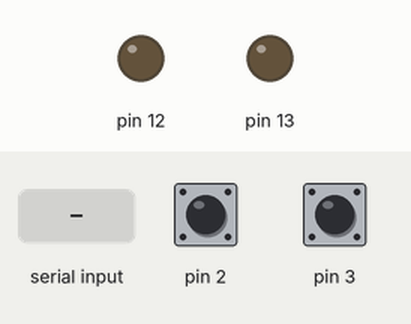
Simulated run of this sketch. Board: Arduino Uno, built with avr-gcc and run on an emulated ATmega328P. Shown: output pins drawn as LEDs (lit = HIGH). Inputs (shaded band) come from the test bench; at power-on: pin 2 HIGH, pin 3 HIGH. What the sketch prints to the serial monitor is not drawn.

Above: at 1.2 s.
1.3 s: "t\n" received over Serial
2.8 s: "1\n" received over Serial
Timing chart, 0 to 5.8 s (numbered marks = the images above; inputs shaded):
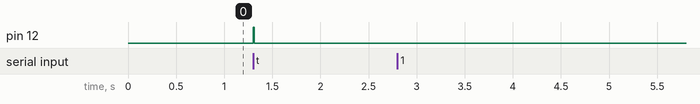

The sketch:

doublecoiltiming.ino
```cpp
#include <stdarg.h>

void p(char *fmt, ... ){
        char buf[128]; // resulting string limited to 128 chars
        va_list args;
        va_start (args, fmt );
        vsnprintf(buf, 128, fmt, args);
        va_end (args);
        Serial.print(buf);
}


#define TRIGGERTIME1 (11)
#define TRIGGERTIME2 (11)

volatile unsigned char autoOffCnt0 = 0;
volatile unsigned char autoOffCnt1 = 0;

void setup()
{
  pinMode(13,OUTPUT);
  pinMode(12,OUTPUT);
  pinMode(11,OUTPUT);
  digitalWrite(13,LOW);
  digitalWrite(12,LOW);
  digitalWrite(11,LOW);
  attachInterrupt(0, lb0, FALLING); // 3
  attachInterrupt(1, lb1, FALLING); // 2

  Serial.begin(9600);
}

unsigned char cmd = 0;
void loop()
{
  bool busy = false;

  if(autoOffCnt0 > 0)
  {
    if(--autoOffCnt0 == 0)
    {
      digitalWrite(12,LOW);
    }
    busy = true;
  }

  if(autoOffCnt1 > 0)
  {
    if(--autoOffCnt1 == 0)
    {
      digitalWrite(11,LOW);
    }
    busy = true;
  }

  if(!busy && Serial.available())
  {
    unsigned char t = Serial.read();
    switch(t)
    {
    case '\n':
      switch(cmd)
      {
      case 't':
        autoOffCnt0 = TRIGGERTIME1+1;
        digitalWrite(12,HIGH);
        break;
      default:
        p("%s\n","unknown command");
      }
      break;
    default:
      cmd = t;
      p("cmd: %c\n",cmd);
    }
  }

  delay(1);
}

void lb0()
{
}

void lb1()
{
  digitalWrite(11,HIGH);
  autoOffCnt1 = TRIGGERTIME2+1;
}
```

Measured:
- after the input at 1.3 s, pin 12: LOW → HIGH at once, → LOW 0.01 s later
- after the input at 2.8 s, every drawn part: stays the same
